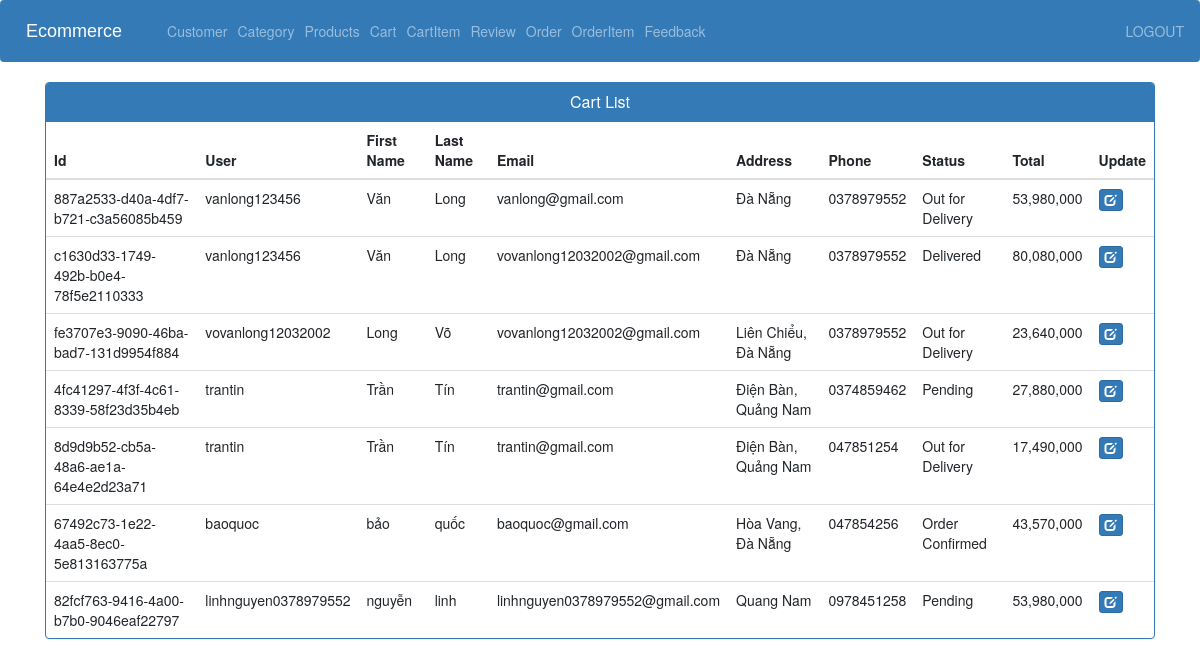
/order_view_admin/ (signed in), run on the app's committed database.
### store/models.py (models this page shows)
class Order(models.Model):
    STATUS =(
        ('Pending','Pending'),
        ('Order Confirmed','Order Confirmed'),
        ('Out for Delivery','Out for Delivery'),
        ('Delivered','Delivered'),
    )
    id = models.UUIDField(default=uuid.uuid4, primary_key=True)
    user = models.ForeignKey(User, on_delete=models.CASCADE)
    first_name = models.CharField(max_length=255)
    last_name = models.CharField(max_length=255)
    email = models.EmailField(max_length=255)
    address = models.CharField(max_length=255)
    phone = models.CharField(max_length=255)
    date_ordered = models.DateTimeField(auto_now_add=True)
    status=models.CharField(max_length=50,null=True,choices=STATUS, default='Pending')
    total = models.FloatField()

### store/views.py (the view)
# urls.py: path('order_view_admin/',views.order_view_admin, name='order_view_admin'),
@login_required(login_url='adminlogin')
def order_view_admin(request):
    orders= Order.objects.all()
    context = {'orders':orders}
    return render(request, 'admin/view_order.html',context)

### store/templates/admin/view_order.html (shortened to what this page needs)
{% extends 'admin/admin_base.html' %}
{% load static %}
{% block content %}
<head>
  <link href="//netdna.bootstrapcdn.com/bootstrap/3.0.0/css/bootstrap.min.css" rel="stylesheet" id="bootstrap-css">
</head>
<div class="container vh-100">
  <div class="panel panel-primary">
    <div class="panel-heading">
      <h6 class="panel-title">Cart List</h6>
    </div>
    <table class="table table-hover" id="dev-table">
      <thead>
        <tr>
          <th>Id </th>
          <th>User</th>
          <th>First Name</th>
          <th>Last Name</th>
          <th>Email</th>
          <th>Address</th>
          <th>Phone</th>
          <th>Status</th>
          <th>Total</th>
          <th>Update</th>
        </tr>
      </thead>
      {% for p in orders %}
      {% if p %}
      <tr>
        <td> {{p.id}}</td>
        <td>{{ p.user.username }}</td>
        <td>{{p.first_name}}</td>
        <td>{{p.last_name}}</td>
        <td>{{p.email}}</td>
        <td>{{p.address}}</td>
        <td>{{p.phone}}</td>
        <td>{{p.status}}</td>
        <td>{{p.total|floatformat:"g"}}</td>
        <td><a class="btn btn-primary btn-xs" href="{% url 'view_update_order' p.id %}"><span class="glyphicon glyphicon-edit"></span></a></td>
      </tr>
      {%else%}
      <br><br><br>
      <h1>no products</h1>
      {% endif %}
      {% endfor %}
    </table>
  </div>
</div>
{% endblock content %}

### store/templates/admin/view_order.html (style rules this page uses)
a:link { text-decoration: none; }
h6 { text-align: center; }

### data on the page
Order: id "887a2533-d40a-4df7-b721-c3a56085b459", user.username "vanlong123456", first_name "Văn", last_name "Long", email "vanlong@gmail.com", address "Đà Nẵng", phone "0378979552", status "Out for Delivery", total "53,980,000"
Order: id "c1630d33-1749-492b-b0e4-78f5e2110333", user.username "vanlong123456", first_name "Văn", last_name "Long", email "vovanlong12032002@gmail.com", address "Đà Nẵng", phone "0378979552", status "Delivered", total "80,080,000"
Order: id "fe3707e3-9090-46ba-bad7-131d9954f884", user.username "vovanlong12032002", first_name "Long", last_name "Võ", email "vovanlong12032002@gmail.com", address "Liên Chiểu, Đà Nẵng", phone "0378979552", status "Out for Delivery", total "23,640,000"
Order: id "4fc41297-4f3f-4c61-8339-58f23d35b4eb", user.username "trantin", first_name "Trần", last_name "Tín", email "trantin@gmail.com", address "Điện Bàn, Quảng Nam", phone "0374859462", status "Pending", total "27,880,000"
Order: id "8d9d9b52-cb5a-48a6-ae1a-64e4e2d23a71", user.username "trantin", first_name "Trần", last_name "Tín", email "trantin@gmail.com", address "Điện Bàn, Quảng Nam", phone "047851254", status "Out for Delivery", total "17,490,000"
Order: id "67492c73-1e22-4aa5-8ec0-5e813163775a", user.username "baoquoc", first_name "bảo", last_name "quốc", email "baoquoc@gmail.com", address "Hòa Vang, Đà Nẵng", phone "047854256", status "Order Confirmed", total "43,570,000"
Order: id "82fcf763-9416-4a00-b7b0-9046eaf22797", user.username "linhnguyen0378979552", first_name "nguyễn", last_name "linh", email "linhnguyen0378979552@gmail.com", address "Quang Nam", phone "0978451258", status "Pending", total "53,980,000"
